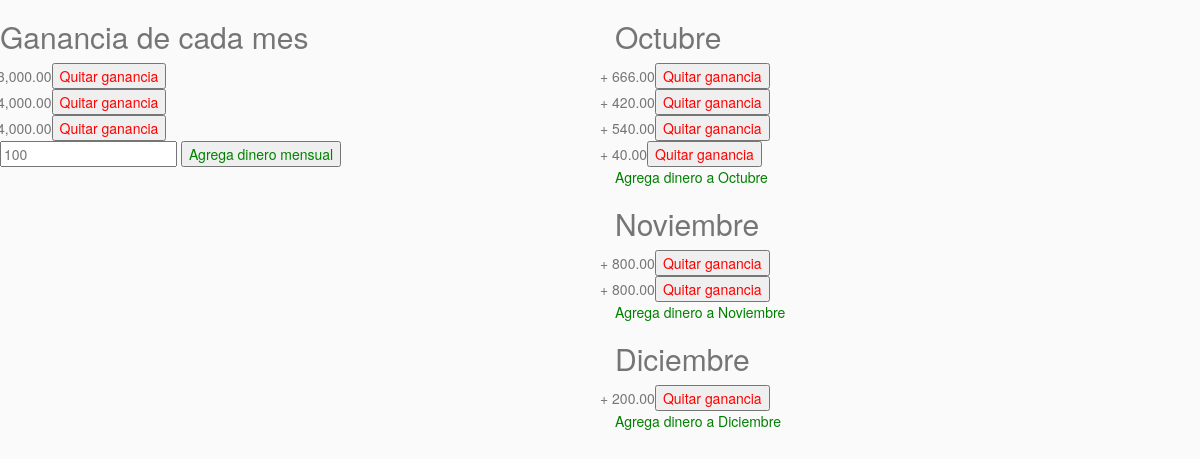
The page /ingress.php on the database its author committed.
### tables this page shows
CREATE TABLE Transaction
(
id_trans int NOT NULL AUTO_INCREMENT ,
id_user int NOT NULL ,
type int NOT NULL ,
amount float NOT NULL ,
monthly int NOT NULL ,
created date NOT NULL ,
is_active int NOT NULL DEFAULT 1,
PRIMARY KEY (id_trans)
);

### ingress.php (the view, shortened to what this page needs)
  <?php include('./includes/conn.php');
    $mysqli = con_start();
    $countM = 0;
    $id = 1;
    $smtp = $mysqli->prepare("SELECT t.amount, t.monthly,
      EXTRACT(MONTH FROM t.created), t.created, t.id_trans
      FROM Transaction t
      WHERE t.id_user = ? AND t.is_active = 1");
    $smtp->bind_param("i", $id);
    $smtp->execute();
    $smtp->store_result();
    $smtp->bind_result($amount, $monthly, $month, $date, $idt);
    while ($smtp->fetch()) {
      if($monthly == 1){
         $retM[$countM][0] =  $amount;
         $retM[$countM][1] =  $idt;
         $countM++;
      } elseif($monthly == 0){
         $retI[$month][] =  array($amount, $idt);
      }
    }
    function getMonth ($i){
        switch ($i) {
            case 10:
                return "Octubre";
            case 11:
                return "Noviembre";
            case 12:
                return "Diciembre";
        }
    }
  ?>
<!DOCTYPE HTML>
<html>
<head>
    <link rel="stylesheet" href="https://storage.googleapis.com/code.getmdl.io/1.0.5/material.light_green-amber.min.css" />
    <link rel="stylesheet" href="https://maxcdn.bootstrapcdn.com/bootstrap/3.3.5/css/bootstrap.min.css">
    <link href="css/cover.css" rel="stylesheet">
</head>
<body>
<div class="row">
  <div class="col-md-6 mdl-card mdl-shadow--2dp">
      <div class="mdl-card__title mdl-card--expand">
        <h2 class="mdl-card__title-text">Ganancia de cada mes</h2>
      </div>
      <div class="mdl-card__supporting-text">
  <?php
    for($i = 0; $i < count($retM); $i++){
      echo "<div class='row'>+ ".money_format('%(#5n',$retM[$i][0]).
        "<button class='remove' data-id='".$retM[$i][1]."' value='remove' style='color:red;'>Quitar ganancia</button>".
        "</div>";
    }
  ?>
      </div>
      <div class="mdl-card__actions mdl-card--border">
        <form>
          <input type="text" name="money" placeholder="100" style="color:black;">
          <input type="submit" value="Agrega dinero mensual"
            class="mdl-button mdl-js-button mdl-js-ripple-effect"
            style="color:green;">
        </form>
    </div>
  </div>
  <div class="col-md-6">
  <?php
    for($i = 0; $i < 13; $i++){
      if(count($retI[$i]) > 0){
        echo
        "<div class='mdl-card mdl-shadow--2dp'>".
          "<div class='mdl-card__title mdl-card--expand'>".
          "<h2 class='mdl-card__title-text'>".getMonth($i).
          "</h2>".
          "</div>".
          "<div class='mdl-card__supporting-text'>";
            for($j = 0; $j < count($retI[$i]); $j++){
              echo
                "<div class='row'>+ ".money_format('%(#5n',$retI[$i][$j][0]).
                  "<button class='remove' data-id='".$retI[$i][$j][1]."' value='remove' style='color:red;'>Quitar ganancia</button>".
                  "</div>";
            }
        echo
          "</div>".
          "<div class='mdl-card__actions mdl-card--border'>".
            "<a class='mdl-button mdl-js-button mdl-js-ripple-effect' style='color:green;'>".
              "Agrega dinero a ".getMonth($i).
            "</a>".
          "</div>".
        "</div>";
      }
    }
  ?>
  </div>
</div>
</body>
</html>

### css/cover.css (style rules this page uses)
a, a:focus, a:hover { color: #757575; }
h1, h2, h3, h4, label { color:#757575; }
html, body { height: 100%; background-color: #FAFAFA; }
body { color: #757575; text-shadow: none); }

### rows shown on the page
transaction: id_trans "Octubre", id_trans "666.00", id_trans "420.00", id_trans "540.00", id_trans "40.00"

### other values the page prints
getMonth($i) "Noviembre"
money_format('%(#5n',$retI[$i][$j][0]) "800.00"
getMonth($i) "Diciembre"
money_format('%(#5n',$retI[$i][$j][0]) "200.00"
